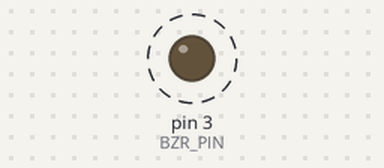
The sketch below on a simulated Arduino Uno, built with avr-gcc and run on an emulated ATmega328P. On the bench: output pins drawn as LEDs (lit = HIGH). Dashed ring = blinking. What the sketch prints to the serial monitor is not drawn.

Above: at 0.5 s.
Timing chart, 0 to 4.6 s (numbered marks = the images above):
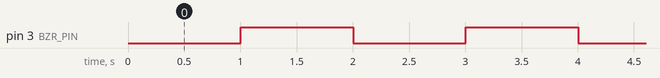

The sketch:

demo_Grove_buzzer.ino
```cpp
// (licence header left out)
#include <Arduino.h>
#define BZR_PIN 3

bool timerExpired(unsigned long timeDelta = 1000)
{
  static unsigned long tsStart = millis(); // this value will persist, see note B above.

  unsigned long tsNow = millis();
  unsigned long tsEnd = tsStart + timeDelta;

  if (tsNow <= tsEnd)
  { // not expired
    return false;
  }
  else
  { // expired
    tsStart = tsNow;
    return true;
  }
};

void setup() {
  Serial.begin(9600);

  while (!Serial)
      delay(1000);

  Serial.println("");
  Serial.println("Starting buzzer..");

  pinMode(BZR_PIN, OUTPUT);
  digitalWrite(BZR_PIN, LOW);
}

void loop() {
  if (timerExpired())
  {
    digitalWrite(BZR_PIN, !digitalRead(BZR_PIN));
    Serial.print(F("."));
  };
}
```

Measured:
- by itself, pin 3 (BZR_PIN): alternates HIGH for 1.0 s and LOW for 1.0 s
